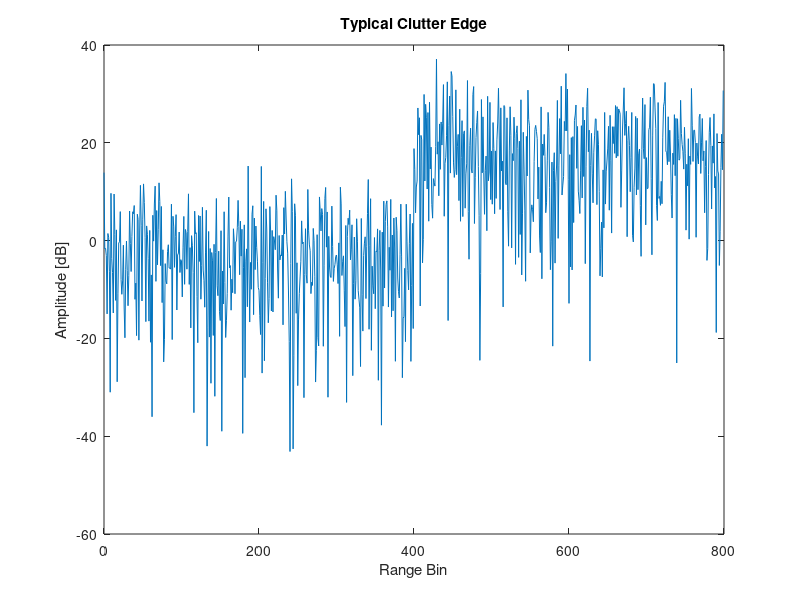

Reproduce this figure in MATLAB.
%% File information
% Written by M. Y. Martin (MRTMOG014)
% EEE4022S (2018)
% Clutter_Edge.m: Generate simulated clutter edge in Gaussian noise

%% Setup
clc;
close all;
clear;

%% Define inputs and parameters
D = 800;                                % length of data; number of samples
N = 24;                                 % length of window
j = 1i;                                 % use j as sqrt(-1)
PFA = 10^-3;                            % desired PFA
SNR_dB = 20;                            % desired SNR in dB
SNR = 10^(SNR_dB/10);                   % convert dB to linear
t = 0;                                  % targets + interfering targets (max 3)
v = 10;                                 % variance of noise in clutter edge; v = 1 => no clutter edge
d = 0;                                  % number of samples from centre to clutter edge start (distance)

% 1xD matrix of complex Gaussian noise: (I + jQ)/sqrt(2); v scales second part => clutter edge
noise = [((randn(1,(D/2) + d) + j.*randn(1,(D/2) + d))/sqrt(2)),(sqrt(v)*(randn(1,(D/2) - d) + j.*randn(1,(D/2) - d))/sqrt(2))];

% mean noise power for square law
P_Noise = (mean(real(noise).^2) + mean(imag(noise).^2));

% noise variance before square law detector
V_noise = var(real(noise) + imag(noise));

% insert target(s)
target_voltage = sqrt(SNR);
target_signal = target_voltage*(randn(1,t) + j.*randn(1,t))/sqrt(2);
signal1 = noise; % noise only; H0
for y = 0:(t - 1)   % update signal with targets from centre of data at intervals of 3 samples
    signal1((D/2) + 1 + 3*y) = signal1((D/2) + 1 + 3*y) + target_signal(y + 1);  % H1
end

% square law detector after target is added
signal = abs(signal1).^2;

% plot the relevant information
x = 0:(D - 1); % x-axis sample number
figure;
plot(x,20*log10(signal));
hold on;
xlabel('Range Bin');
ylabel('Amplitude [dB]');
title('Typical Clutter Edge');
